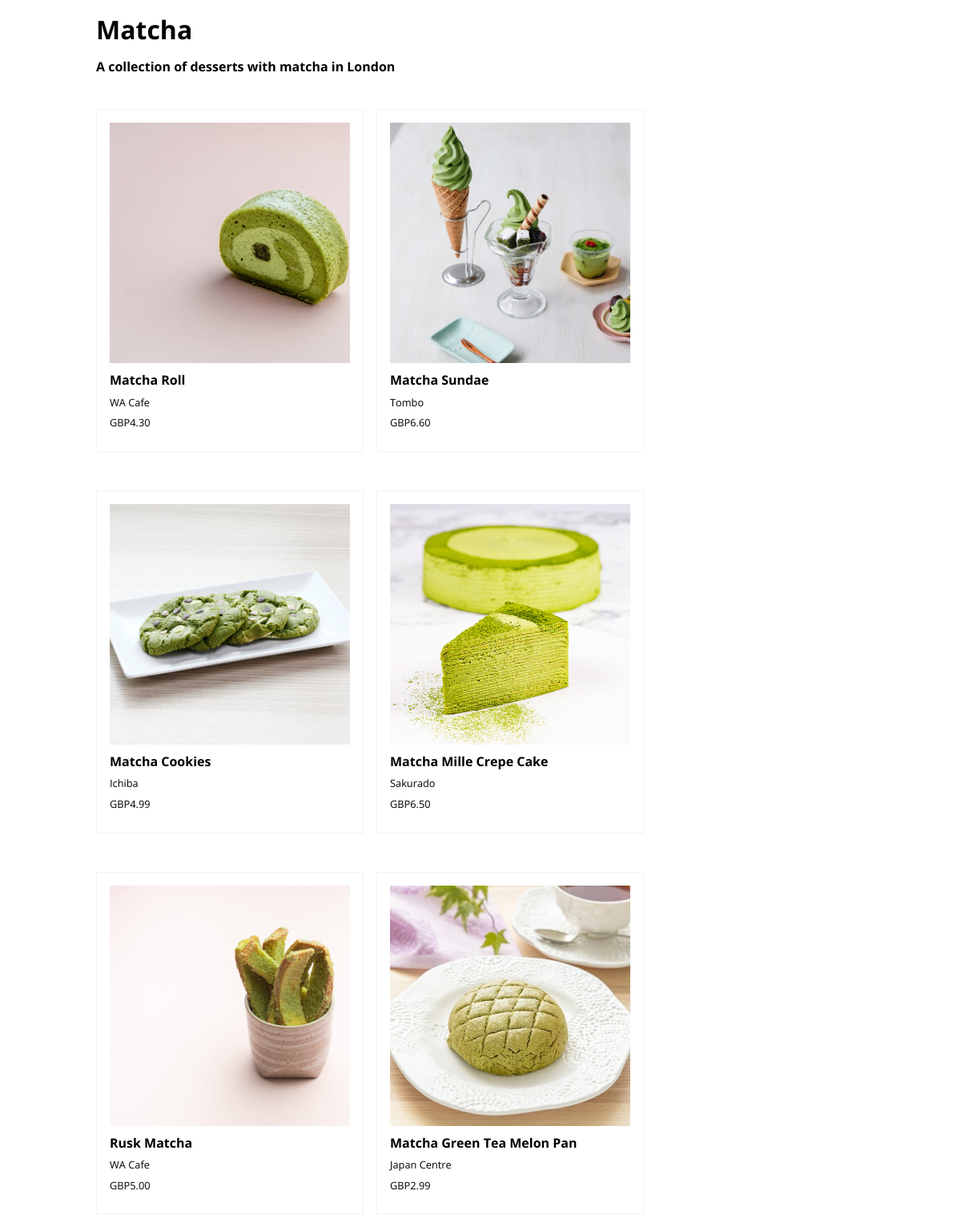
The page / on the database its author committed.
### tables this page shows
CREATE TABLE `products` (
  `id` int(11) unsigned NOT NULL AUTO_INCREMENT,
  `image` varchar(255) NOT NULL DEFAULT '',
  `product_name` varchar(255) NOT NULL DEFAULT '',
  `business_name` varchar(255) NOT NULL DEFAULT '',
  `currency` varchar(3) DEFAULT NULL,
  `price` float(3,2) NOT NULL,
  PRIMARY KEY (`id`)
);

### functions.php (the view)
<?php
function getProducts(PDO $db): array
{
$query = $db->prepare("SELECT `image`, `product_name`,
`business_name`, `currency`, `price`
FROM `products`;");
$query->execute();
return $query->fetchAll();
}
function displayAllProducts(array $products): string {
    $result = '';
    foreach ($products as $product) {
        $result .= displayProduct($product);
    }
    return $result;
}
function displayProduct(array $product): string
{
    $result = '<div class="product"><div class="photo"><img src="' . $product['image'] . '" alt="food" /></div>';
    $result .= '<h2>' . $product['product_name'] . '</h2>';
    $result .= '<p>' . $product['business_name'] . '</p>';
    $result .= '<p>' . $product['currency'] . $product['price'] . '</p></div>';
    return $result;
}

### index.php (shortened to what this page needs)
<?php
require_once 'db-connection.php';
require_once 'functions.php';
$db = getDb();
$products = getProducts($db);
$productsToDisplay = displayAllProducts($products);
?>
<!DOCTYPE html>
<html lang="en-GB">
    <head>
        <link rel="stylesheet" href="normalize.css" type="text/css">
        <link rel="stylesheet" href="styles.css" type="text/css">
    </head>
    <body>
        <header>
            <h1>Matcha</h1>
            <h2>A collection of desserts with matcha in London</h2>
        </header>
        <main>
            <?= $productsToDisplay; ?>
        </main>
    </body>
</html>

### styles.css (style rules this page uses)
html { font-family: 'Open Sans', sans-serif; font-size: 32px; }
body { max-width: 80%; margin: 0 auto; }
h1 { font-size: 1rem; line-height: 1rem; }
h2 { font-size: 0.5rem; line-height: 0.5rem; }
p { font-size: 0.4rem; line-height: 0.4rem; }
main { display: flex; flex-wrap: wrap; }
.product { border: 1px solid #F2F2F2; padding: 16px; margin: 32px 16px 16px 0; }
.photo { width: 300px; height: 300px; overflow: hidden; }
img { height: 100%; }

### rows shown on the page
products: image (picture), product_name "Matcha Roll", business_name "WA Cafe", currency "GBP", price "4.30"
products: image (picture), product_name "Matcha Sundae", business_name "Tombo", currency "GBP", price "6.60"
products: image (picture), product_name "Matcha Cookies", business_name "Ichiba", currency "GBP", price "4.99"
products: image (picture), product_name "Matcha Mille Crepe Cake", business_name "Sakurado", currency "GBP", price "6.50"
products: image (picture), product_name "Rusk Matcha", business_name "WA Cafe", currency "GBP", price "5.00"
products: image (picture), product_name "Matcha Green Tea Melon Pan", business_name "Japan Centre", currency "GBP", price "2.99"
